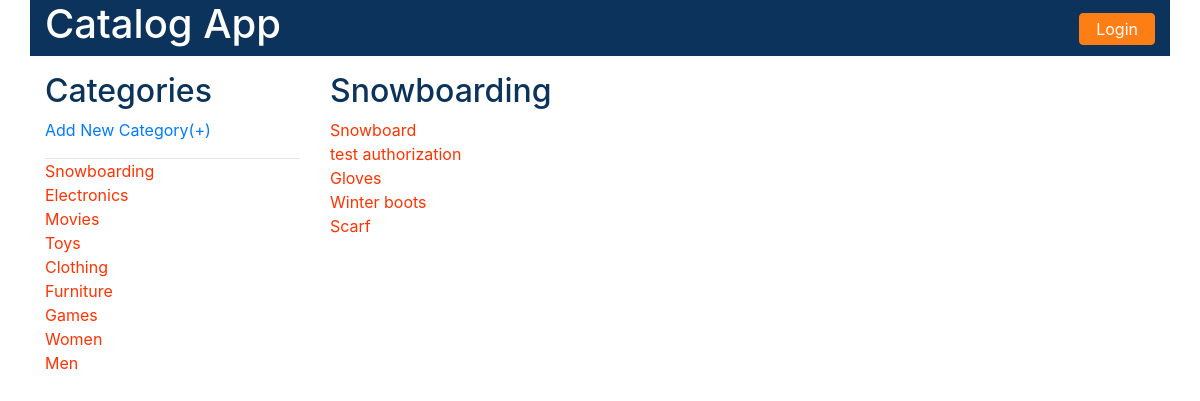
The app's page /catalog/Snowboarding/items/ with its own data.
### models.py (models this page shows, shortened)
class Category(Base):
    __tablename__ = 'category'
    id = Column(Integer, primary_key=True)
    name = Column(String(250))
    user_id = Column(Integer, ForeignKey('user.id'))
    user = relationship(User)

class Item(Base):
    __tablename__ = 'item'
    id = Column(Integer, primary_key=True)
    name = Column(String(250))
    description = Column(String(1500))
    category_id = Column(Integer, ForeignKey('category.id'))
    user_id = Column(Integer, ForeignKey('user.id'))
    category = relationship(Category)
    user = relationship(User)

### catalogViews.py (the view)
@app.route('/catalog/<category_name>/')
@app.route('/catalog/<category_name>/items/')
def show_category_items(category_name):
    try:
        category = session.query(Category).filter_by(
            name=category_name).first()
        categories = session.query(Category).all()
        if category is not None:
            items = session.query(Item).filter_by(category_id=category.id)
            if 'username' not in login_session:
                return render_template('public_category.html',
                                       category=category, items=items,
                                       categories=categories)
            else:
                return render_template('category.html',
                                       category=category, items=items,
                                       categories=categories)
        else:
            return "No Items to display"
    except:
        print("""show_category_items:
         Exception communicating with the database.""")

### templates/public_category.html (shortened to what this page needs)
<!DOCTYPE html>
<html lang="en">
<head>
    <link rel="stylesheet" href="{{ url_for('static', filename='css/bootstrap.css') }}">
    <link rel="stylesheet" href="{{ url_for('static', filename='css/style.css') }}">
</head>
<body>
<main class="container">
    <header class="row">
        <h1 class="col-md-4 text-left"><a href="{{url_for('show_categories')}}" style="color:white">Catalog App</a></h1>
        <div class="col-md-6"></div>
        <div class="col-md-2 text-right">
            {% if not session['username'] %}
            <form method="GET" action="{{url_for('showLogin')}}">
                <button type="submit" class="text-center btn btn-default login">Login</button>
            </form>
            {% endif %}
        </div>
    </header>
    <section class="row vdivide">
        <sidebar class="col-md-3">
            <h2>Categories</h2>
            <form action="#" method="POST">
                <a href="{{url_for('add_category')}}">Add New Category(+)</a>
                <hr/>
                <ul class="text-left">
                    {% for category in categories %}
                    <li>
                        <a
                                href="{{url_for('show_category_items', category_name = category.name)}}"><span
                                class="item-category">{{category.name}}</span>
                        </a>
                    </li>
                    {% endfor %}
                </ul>
            </form>
        </sidebar>
        <section class="col-md-9 items">
            <h2>{{category.name}}</h2>
            <ul class="text-left">
                {% for item in items %}
                <li>
                    <a href="{{url_for('show_item', category_name = category.name, item_name = item.name)}}"><span
                            class="item-category">{{item.name}}</span></a>
                </li>
                {% endfor %}
            </ul>
        </section>
    </section>
</main>
</body>
</html>

### static/css/style.css (style rules this page uses)
.item-category { color: #ff3300; }
h2 { color: #0b335c; }
hr { margin: 1em 0 0 0; }
section { margin-top: 1em; }
section.items { margin-top: 0; }
header { background-color: #0b335c; }
ul { list-style: none; padding-left: 0px; }
.login { background-color: #fd7e14; border-color: #fd7e14; margin: 0.8em 0 0.5em 0; padding: 0.2em 1em 0.2em 1em; color: white; }

### records on screen
Category: name "Snowboarding"
Category: name "Electronics"
Category: name "Movies"
Category: name "Toys"
Category: name "Clothing"
Category: name "Furniture"
Category: name "Games"
Category: name "Women"
Category: name "Men"
Item: name "Snowboard"
Item: name "test authorization"
Item: name "Gloves"
Item: name "Winter boots"
Item: name "Scarf"
